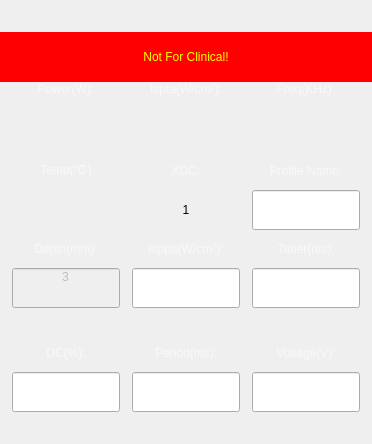
     <widget class="QWidget" name="tab">
      <attribute name="title">
       <string>Tab 1</string>
      </attribute>
      <layout class="QVBoxLayout" name="verticalLayout_2" stretch="4">
       <property name="spacing">
        <number>0</number>
       </property>
       <property name="leftMargin">
        <number>0</number>
       </property>
       <property name="topMargin">
        <number>0</number>
       </property>
       <property name="rightMargin">
        <number>0</number>
       </property>
       <property name="bottomMargin">
        <number>0</number>
       </property>
       <item>
        <widget class="QWidget" name="widget" native="true">
         <layout class="QHBoxLayout" name="horizontalLayout">
          <property name="leftMargin">
           <number>0</number>
          </property>
          <property name="topMargin">
           <number>0</number>
          </property>
          <property name="rightMargin">
           <number>0</number>
          </property>
          <property name="bottomMargin">
           <number>0</number>
          </property>
          <item>
           <widget class="QWidget" name="widget_3" native="true">
            <layout class="QVBoxLayout" name="verticalLayout_3" stretch="5">
             <property name="spacing">
              <number>12</number>
             </property>
             <property name="leftMargin">
              <number>0</number>
             </property>
             <property name="topMargin">
              <number>0</number>
             </property>
             <property name="rightMargin">
              <number>0</number>
             </property>
             <property name="bottomMargin">
              <number>0</number>
             </property>
             <item>
              <widget class="QWidget" name="widget_4" native="true">
               <layout class="QVBoxLayout" name="verticalLayout_5">
                <property name="spacing">
                 <number>0</number>
                </property>
                <property name="leftMargin">
                 <number>0</number>
                </property>
                <property name="topMargin">
                 <number>32</number>
                </property>
                <property name="rightMargin">
                 <number>0</number>
                </property>
                <property name="bottomMargin">
                 <number>32</number>
                </property>
                <item>
                 <widget class="QLabel" name="lblWarning">
                  <property name="minimumSize">
                   <size>
                    <width>0</width>
                    <height>50</height>
                   </size>
                  </property>
                  <property name="maximumSize">
                   <size>
                    <width>16777215</width>
                    <height>50</height>
                   </size>
                  </property>
                  <property name="styleSheet">
                   <string notr="true">background-color: rgb(255, 0, 0);
color: rgb(255, 255, 0);</string>
                  </property>
                  <property name="text">
                   <string>Not For Clinical!</string>
                  </property>
                  <property name="alignment">
                   <set>Qt::AlignCenter</set>
                  </property>
                 </widget>
                </item>
                <item>
                 <widget class="QWidget" name="widget_42" native="true">
                  <property name="styleSheet">
                   <string notr="true"/>
                  </property>
                  <layout class="QGridLayout" name="gridLayout" rowstretch="0,0,0,0,0,0,0,0" columnstretch="0,0,0">
                   <property name="leftMargin">
                    <number>12</number>
                   </property>
                   <property name="topMargin">
                    <number>0</number>
                   </property>
                   <property name="rightMargin">
                    <number>12</number>
                   </property>
                   <property name="bottomMargin">
                    <number>0</number>
                   </property>
                   <property name="spacing">
                    <number>12</number>
                   </property>
                   <item row="3" column="2">
                    <widget class="QLineEdit" name="lblName">
                     <property name="sizePolicy">
                      <sizepolicy hsizetype="Expanding" vsizetype="Preferred">
                       <horstretch>0</horstretch>
                       <verstretch>0</verstretch>
                      </sizepolicy>
                     </property>
                     <property name="minimumSize">
                      <size>
                       <width>0</width>
                       <height>40</height>
                      </size>
                     </property>
                     <property name="alignment">
                      <set>Qt::AlignHCenter|Qt::AlignTop</set>
                     </property>
                    </widget>
                   </item>
                   <item row="4" column="2">
                    <widget class="QLabel" name="label_13">
                     <property name="sizePolicy">
                      <sizepolicy hsizetype="Preferred" vsizetype="Expanding">
                       <horstretch>0</horstretch>
                       <verstretch>0</verstretch>
                      </sizepolicy>
                     </property>
                     <property name="styleSheet">
                      <string notr="true">color:rgba(255,255,255,153)</string>
                     </property>
                     <property name="text">
                      <string>Timer(ms):</string>
                     </property>
                     <property name="alignment">
                      <set>Qt::AlignBottom|Qt::AlignHCenter</set>
                     </property>
                    </widget>
                   </item>
                   <item row="5" column="0">
                    <widget class="QLineEdit" name="lblDepth">
                     <property name="enabled">
                      <bool>false</bool>
                     </property>
                     <property name="sizePolicy">
                      <sizepolicy hsizetype="Expanding" vsizetype="Preferred">
                       <horstretch>0</horstretch>
                       <verstretch>0</verstretch>
                      </sizepolicy>
                     </property>
                     <property name="minimumSize">
                      <size>
                       <width>0</width>
                       <height>40</height>
                      </size>
                     </property>
                     <property name="styleSheet">
                      <string notr="true"/>
                     </property>
                     <property name="text">
                      <string>3</string>
                     </property>
                     <property name="alignment">
                      <set>Qt::AlignHCenter|Qt::AlignTop</set>
                     </property>
                    </widget>
                   </item>
                   <item row="1" column="1">
                    <widget class="QLabel" name="lblIspta">
                     <property name="minimumSize">
                      <size>
                       <width>0</width>
                       <height>40</height>
                      </size>
                     </property>
                     <property name="text">
                      <string/>
                     </property>
                     <property name="alignment">
                      <set>Qt::AlignCenter</set>
                     </property>
                    </widget>
                   </item>
                   <item row="4" column="1">
                    <widget class="QLabel" name="label_12">
                     <property name="styleSheet">
                      <string notr="true">color:rgba(255,255,255,153)</string>
                     </property>
                     <property name="text">
                      <string>Isppa(W/cm²):</string>
                     </property>
                     <property name="alignment">
                      <set>Qt::AlignBottom|Qt::AlignHCenter</set>
                     </property>
                    </widget>
                   </item>
                   <item row="5" column="2">
                    <widget class="QLineEdit" name="lblTimer">
                     <property name="sizePolicy">
                      <sizepolicy hsizetype="Expanding" vsizetype="Preferred">
                       <horstretch>0</horstretch>
                       <verstretch>0</verstretch>
                      </sizepolicy>
                     </property>
                     <property name="minimumSize">
                      <size>
                       <width>0</width>
                       <height>40</height>
                      </size>
                     </property>
                     <property name="alignment">
                      <set>Qt::AlignHCenter|Qt::AlignTop</set>
                     </property>
                    </widget>
                   </item>
                   <item row="2" column="2">
                    <widget class="QLabel" name="label_8">
                     <property name="styleSheet">
                      <string notr="true">color:rgba(255,255,255,153)</string>
                     </property>
                     <property name="text">
                      <string>Profile Name:</string>
                     </property>
                     <property name="alignment">
                      <set>Qt::AlignBottom|Qt::AlignHCenter</set>
                     </property>
                    </widget>
                   </item>
                   <item row="2" column="1">
                    <widget class="QLabel" name="label_4">
                     <property name="styleSheet">
                      <string notr="true">color:rgba(255,255,255,153)</string>
                     </property>
                     <property name="text">
                      <string>XDC:</string>
                     </property>
                     <property name="alignment">
                      <set>Qt::AlignBottom|Qt::AlignHCenter</set>
                     </property>
                    </widget>
                   </item>
                   <item row="0" column="2">
                    <widget class="QLabel" name="label_2">
                     <property name="sizePolicy">
                      <sizepolicy hsizetype="Preferred" vsizetype="Expanding">
                       <horstretch>0</horstretch>
                       <verstretch>0</verstretch>
                      </sizepolicy>
                     </property>
                     <property name="styleSheet">
                      <string notr="true">color:rgba(255,255,255,153)</string>
                     </property>
                     <property name="text">
                      <string>Freq(KHz):</string>
                     </property>
                     <property name="alignment">
                      <set>Qt::AlignBottom|Qt::AlignHCenter</set>
                     </property>
                    </widget>
                   </item>
                   <item row="1" column="2">
                    <widget class="QLabel" name="lblFreq">
                     <property name="minimumSize">
                      <size>
                       <width>0</width>
                       <height>40</height>
                      </size>
                     </property>
                     <property name="text">
                      <string/>
                     </property>
                     <property name="alignment">
                      <set>Qt::AlignCenter</set>
                     </property>
                    </widget>
                   </item>
                   <item row="5" column="1">
                    <widget class="QLineEdit" name="lblIsppa">
                     <property name="sizePolicy">
                      <sizepolicy hsizetype="Expanding" vsizetype="Preferred">
                       <horstretch>0</horstretch>
                       <verstretch>0</verstretch>
                      </sizepolicy>
                     </property>
                     <property name="minimumSize">
                      <size>
                       <width>0</width>
                       <height>40</height>
                      </size>
                     </property>
                     <property name="alignment">
                      <set>Qt::AlignHCenter|Qt::AlignTop</set>
                     </property>
                    </widget>
                   </item>
                   <item row="1" column="0">
                    <widget class="QLabel" name="lblPower">
                     <property name="minimumSize">
                      <size>
                       <width>0</width>
                       <height>40</height>
                      </size>
                     </property>
                     <property name="text">
                      <string/>
                     </property>
                     <property name="alignment">
                      <set>Qt::AlignCenter</set>
                     </property>
                    </widget>
                   </item>
                   <item row="0" column="1">
                    <widget class="QLabel" name="label_5">
                     <property name="styleSheet">
                      <string notr="true">color:rgba(255,255,255,153)</string>
                     </property>
                     <property name="text">
                      <string>Ispta(W/cm²):</string>
                     </property>
                     <property name="alignment">
                      <set>Qt::AlignBottom|Qt::AlignHCenter</set>
                     </property>
                    </widget>
                   </item>
                   <item row="3" column="1">
                    <widget class="QLabel" name="label_6">
                     <property name="minimumSize">
                      <size>
                       <width>0</width>
                       <height>40</height>
                      </size>
                     </property>
                     <property name="text">
                      <string>1</string>
                     </property>
                     <property name="alignment">
                      <set>Qt::AlignCenter</set>
                     </property>
                    </widget>
                   </item>
                   <item row="0" column="0">
                    <widget class="QLabel" name="label">
                     <property name="sizePolicy">
                      <sizepolicy hsizetype="Preferred" vsizetype="Expanding">
                       <horstretch>0</horstretch>
                       <verstretch>0</verstretch>
                      </sizepolicy>
                     </property>
                     <property name="styleSheet">
                      <string notr="true">color:rgba(255,255,255,153)</string>
                     </property>
                     <property name="text">
                      <string>Power(W):</string>
                     </property>
                     <property name="alignment">
                      <set>Qt::AlignBottom|Qt::AlignHCenter</set>
                     </property>
                    </widget>
                   </item>
                   <item row="6" column="0">
                    <widget class="QLabel" name="label_14">
                     <property name="minimumSize">
                      <size>
                       <width>0</width>
                       <height>40</height>
                      </size>
                     </property>
                     <property name="styleSheet">
                      <string notr="true">color:rgba(255,255,255,153)</string>
                     </property>
                     <property name="text">
                      <string>DC(%):</string>
                     </property>
                     <property name="alignment">
                      <set>Qt::AlignBottom|Qt::AlignHCenter</set>
                     </property>
                    </widget>
                   </item>
                   <item row="4" column="0">
                    <widget class="QLabel" name="label_11">
                     <property name="sizePolicy">
                      <sizepolicy hsizetype="Preferred" vsizetype="Expanding">
                       <horstretch>0</horstretch>
                       <verstretch>0</verstretch>
                      </sizepolicy>
                     </property>
                     <property name="styleSheet">
                      <string notr="true">color:rgba(255,255,255,153)</string>
                     </property>
                     <property name="text">
                      <string>Depth(mm):</string>
                     </property>
                     <property name="alignment">
                      <set>Qt::AlignBottom|Qt::AlignHCenter</set>
                     </property>
                    </widget>
                   </item>
                   <item row="2" column="0">
                    <widget class="QLabel" name="label_3">
                     <property name="sizePolicy">
                      <sizepolicy hsizetype="Preferred" vsizetype="Expanding">
                       <horstretch>0</horstretch>
                       <verstretch>0</verstretch>
                      </sizepolicy>
                     </property>
                     <property name="styleSheet">
                      <string notr="true">color:rgba(255,255,255,153)</string>
                     </property>
                     <property name="text">
                      <string>Temp(℃)</string>
                     </property>
                     <property name="alignment">
                      <set>Qt::AlignBottom|Qt::AlignHCenter</set>
                     </property>
                    </widget>
                   </item>
                   <item row="3" column="0">
                    <widget class="QLabel" name="lblTemp">
                     <property name="minimumSize">
                      <size>
                       <width>0</width>
                       <height>40</height>
                      </size>
                     </property>
                     <property name="text">
                      <string/>
                     </property>
                     <property name="alignment">
                      <set>Qt::AlignCenter</set>
                     </property>
                    </widget>
                   </item>
                   <item row="7" column="0">
                    <widget class="QLineEdit" name="lblDC">
                     <property name="sizePolicy">
                      <sizepolicy hsizetype="Expanding" vsizetype="Minimum">
                       <horstretch>0</horstretch>
                       <verstretch>0</verstretch>
                      </sizepolicy>
                     </property>
                     <property name="alignment">
                      <set>Qt::AlignHCenter|Qt::AlignTop</set>
                     </property>
                    </widget>
                   </item>
                   <item row="6" column="1">
                    <widget class="QLabel" name="label_15">
                     <property name="sizePolicy">
                      <sizepolicy hsizetype="Preferred" vsizetype="Expanding">
                       <horstretch>0</horstretch>
                       <verstretch>0</verstretch>
                      </sizepolicy>
                     </property>
                     <property name="styleSheet">
                      <string notr="true">color:rgba(255,255,255,153)</string>
                     </property>
                     <property name="text">
                      <string>Period(ms):</string>
                     </property>
                     <property name="alignment">
                      <set>Qt::AlignBottom|Qt::AlignHCenter</set>
                     </property>
                    </widget>
                   </item>
                   <item row="7" column="1">
                    <widget class="QLineEdit" name="lblPeriod">
                     <property name="sizePolicy">
                      <sizepolicy hsizetype="Expanding" vsizetype="Minimum">
                       <horstretch>0</horstretch>
                       <verstretch>0</verstretch>
                      </sizepolicy>
                     </property>
                     <property name="minimumSize">
                      <size>
                       <width>0</width>
                       <height>40</height>
                      </size>
                     </property>
                     <property name="alignment">
                      <set>Qt::AlignHCenter|Qt::AlignTop</set>
                     </property>
                    </widget>
                   </item>
                   <item row="6" column="2">
                    <widget class="QLabel" name="label_9">
                     <property name="styleSheet">
                      <string notr="true">color:rgba(255,255,255,153)</string>
                     </property>
                     <property name="text">
                      <string>Voltage(V):</string>
                     </property>
                     <property name="alignment">
                      <set>Qt::AlignBottom|Qt::AlignHCenter</set>
                     </property>
                    </widget>
                   </item>
                   <item row="7" column="2">
                    <widget class="QLineEdit" name="lblVoltage">
                     <property name="sizePolicy">
                      <sizepolicy hsizetype="Expanding" vsizetype="Minimum">
                       <horstretch>0</horstretch>
                       <verstretch>0</verstretch>
                      </sizepolicy>
                     </property>
                     <property name="minimumSize">
                      <size>
                       <width>0</width>
                       <height>40</height>
                      </size>
                     </property>
                     <property name="alignment">
                      <set>Qt::AlignHCenter|Qt::AlignTop</set>
                     </property>
                    </widget>
                   </item>
                  </layout>
                 </widget>
                </item>
               </layout>
              </widget>
             </item>
            </layout>
           </widget>
          </item>
         </layout>
        </widget>
       </item>
      </layout>
     </widget>
